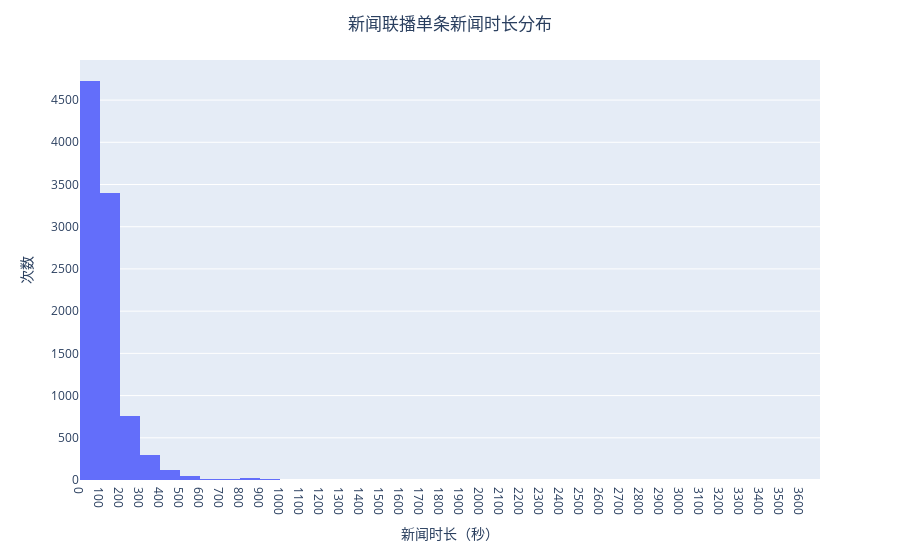

Notebook source saved alongside this figure:
### Markdown cell above
描述性统计分析一般要分别研究每一个属性的分布。我对Video Duration这个属性比较感兴趣。直觉来看，Video Duration的长度和重要性可能是正相关的。因此我只做了一个柱状图来描述新闻时长的分布。

统计的结果如下，你们可以拖动鼠标看看。

我对离群值比较感兴趣———哪些新闻需要被报道超过1000次以上呢？我做了一个过滤。选择了1000s以上的新闻。

### Code cell
def time_to_seconds(time_str):
    # Split the string into hours, minutes, and seconds
    h, m, s = map(int, time_str.split(':'))
    # Convert hours to seconds and add to total
    total_seconds = h * 3600
    # Convert minutes to seconds and add to total
    total_seconds += m * 60
    # Add seconds to total
    total_seconds += s
    return total_seconds

def hist_of_video_duration_improved(news_df):
    temp = news_df.copy()
    # 将时间字符串转换为秒数
    temp['Video Duration (seconds)'] = temp['Video Duration'].apply(time_to_seconds)

    # 使用Plotly Express绘制直方图
    fig = px.histogram(temp, 
                       x='Video Duration (seconds)', 
                       nbins=50, 
                       histfunc='count',
                       color_discrete_sequence=['#636EFA'])  # 更改直方图颜色

    # 设置x轴和y轴标签
    fig.update_xaxes(title_text='新闻时长（秒）', dtick=100)
    fig.update_yaxes(title_text='次数')

    # 调整图形布局
    fig.update_layout(title_text='新闻联播单条新闻时长分布',  # 设置标题
                      title_x=0.5,  # 将标题居中
                      legend=dict(orientation='h', yanchor='bottom', y=1.02, xanchor='right', x=1),
                      coloraxis_showscale=False)  # 关闭颜色条

    # 显示图形
    fig.show()

hist_of_video_duration_improved(df)# 生成改进后的视频时长分布直方图。

### Figure 1 — Plotly figure (JSON) as saved in the notebook; plotly's stock layout.template omitted (floating-point values rounded to 4 significant figures; data arrays with more than 128 entries replaced by an {"elided": "..."} marker saying what was removed)
{"data": [{"alignmentgroup": "True", "bingroup": "x", "histfunc": "count", "hovertemplate": "Video Duration (seconds)=%{x}<br>count=%{y}<extra></extra>", "legendgroup": "", "marker": {"color": "#636EFA", "pattern": {"shape": ""}}, "name": "", "nbinsx": 50, "offsetgroup": "", "orientation": "v", "showlegend": false, "type": "histogram", "x": {"elided": "9434 int values"}, "xaxis": "x", "yaxis": "y"}], "layout": {"barmode": "relative", "coloraxis": {"showscale": false}, "legend": {"orientation": "h", "tracegroupgap": 0, "x": 1, "xanchor": "right", "y": 1.02, "yanchor": "bottom"}, "margin": {"t": 60}, "title": {"text": "新闻联播单条新闻时长分布", "x": 0.5}, "xaxis": {"anchor": "y", "domain": [0, 1], "dtick": 100, "title": {"text": "新闻时长（秒）"}}, "yaxis": {"anchor": "x", "domain": [0, 1], "title": {"text": "次数"}}}}
